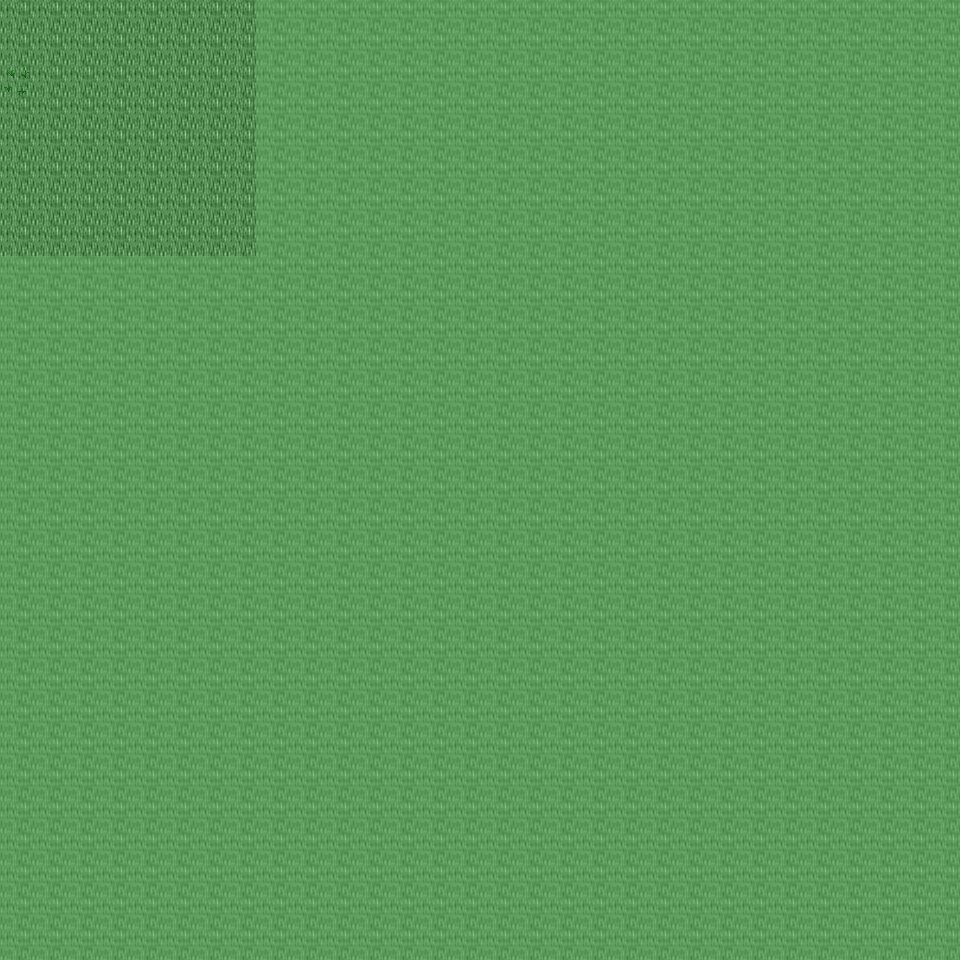

A level layout from a 2D game, rendered from its tile map. Below: a short description, then the map file with tile-grid data replaced by summaries:
An orthogonal 30x30 tile map with 32x32 px tiles, 6 tile layers (Ground, Object, Object2, Above, ...), 39 tilesets and 2 objects (2x mapchange).

<map version="1.0" orientation="orthogonal" renderorder="right-down" width="30" height="30" tilewidth="32" tileheight="32" nextobjectid="3">
  <tileset firstgid="1" name="tileset_ground_ground" tilewidth="32" tileheight="32" tilecount="33" columns="3">
    <image source="../drawable/tileset_ground_ground.png" width="96" height="352" />
  </tileset>
  <tileset firstgid="34" name="tileset_ground_ridge_earth_dark" tilewidth="32" tileheight="32" tilecount="96" columns="12">
    <image source="../drawable/tileset_ground_ridge_earth_dark.png" width="384" height="256" />
  </tileset>
  <tileset firstgid="130" name="tileset_plant_grasses" tilewidth="32" tileheight="32" tilecount="6" columns="3">
    <image source="../drawable/tileset_plant_grasses.png" width="96" height="64" />
  </tileset>
  <tileset firstgid="136" name="tileset_ground_ladder_vertical_dark" tilewidth="32" tileheight="32" tilecount="3" columns="3">
    <image source="../drawable/tileset_ground_ladder_vertical_dark.png" width="96" height="32" />
  </tileset>
  <tileset firstgid="139" name="tileset_logic_collision" tilewidth="32" tileheight="32" tilecount="1" columns="1">
    <image source="../drawable/tileset_logic_collision.png" width="32" height="32" />
  </tileset>
  <tileset firstgid="140" name="tileset_ground_grass_corners" tilewidth="32" tileheight="32" tilecount="24" columns="6">
    <image source="../drawable/tileset_ground_grass_corners.png" width="192" height="128" />
  </tileset>
  <tileset firstgid="164" name="tileset_ground_earth_edges" tilewidth="32" tileheight="32" tilecount="18" columns="6">
    <image source="../drawable/tileset_ground_earth_edges.png" width="192" height="96" />
  </tileset>
  <tileset firstgid="182" name="tileset_plant_bush_bushes" tilewidth="32" tileheight="32" tilecount="10" columns="5">
    <image source="../drawable/tileset_plant_bush_bushes.png" width="160" height="64" />
  </tileset>
  <tileset firstgid="192" name="tileset_plant_tree_tree_darkgreen" tilewidth="32" tileheight="32" tilecount="88" columns="8">
    <image source="../drawable/tileset_plant_tree_tree_darkgreen.png" width="256" height="352" />
  </tileset>
  <tileset firstgid="280" name="tileset_ground_rock_pebbles" tilewidth="32" tileheight="32" tilecount="3" columns="1">
    <image source="../drawable/tileset_ground_rock_pebbles.png" width="32" height="96" />
  </tileset>
  <tileset firstgid="283" name="tileset_furniture_sink_jacuzzi_dark_side_on" tilewidth="32" tileheight="32" tilecount="36" columns="3">
    <image source="../drawable/tileset_furniture_sink_jacuzzi_dark_side_on.png" width="96" height="384" />
  </tileset>
  <tileset firstgid="319" name="tileset_furniture_chair_bench_iron_extensible" tilewidth="32" tileheight="32" tilecount="16" columns="4">
    <image source="../drawable/tileset_furniture_chair_bench_iron_extensible.png" width="128" height="128" />
  </tileset>
  <tileset firstgid="335" name="tileset_plant_flower_daisy_blue" tilewidth="32" tileheight="32" tilecount="8" columns="2">
    <image source="../drawable/tileset_plant_flower_daisy_blue.png" width="64" height="128" />
  </tileset>
  <tileset firstgid="343" name="tileset_plant_flower_daisy_red" tilewidth="32" tileheight="32" tilecount="8" columns="2">
    <image source="../drawable/tileset_plant_flower_daisy_red.png" width="64" height="128" />
  </tileset>
  <tileset firstgid="351" name="tileset_plant_flower_daisy_white" tilewidth="32" tileheight="32" tilecount="8" columns="2">
    <image source="../drawable/tileset_plant_flower_daisy_white.png" width="64" height="128" />
  </tileset>
  <tileset firstgid="359" name="tileset_plant_flower_daisy_yellow" tilewidth="32" tileheight="32" tilecount="8" columns="2">
    <image source="../drawable/tileset_plant_flower_daisy_yellow.png" width="64" height="128" />
  </tileset>
  <tileset firstgid="367" name="tileset_plant_bush_hedge" tilewidth="32" tileheight="32" tilecount="35" columns="5">
    <image source="../drawable/tileset_plant_bush_hedge.png" width="160" height="224" />
  </tileset>
  <tileset firstgid="402" name="tileset_plant_tree_evergreen" tilewidth="32" tileheight="32" tilecount="36" columns="3">
    <image source="../drawable/tileset_plant_tree_evergreen.png" width="96" height="384" />
  </tileset>
  <tileset firstgid="438" name="tileset_furniture_light_iron_lamp" tilewidth="32" tileheight="32" tilecount="3" columns="1">
    <image source="../drawable/tileset_furniture_light_iron_lamp.png" width="32" height="96" />
  </tileset>
  <tileset firstgid="441" name="tileset_furniture_light_flames" tilewidth="32" tileheight="32" tilecount="6" columns="6">
    <image source="../drawable/tileset_furniture_light_flames.png" width="192" height="32" />
  </tileset>
  <tileset firstgid="447" name="tileset_item_statue_girl_with_bird" tilewidth="32" tileheight="32" tilecount="12" columns="4">
    <image source="../drawable/tileset_item_statue_girl_with_bird.png" width="128" height="96" />
  </tileset>
  <tileset firstgid="459" name="tileset_object_birds" tilewidth="32" tileheight="32" tilecount="4" columns="2">
    <image source="../drawable/tileset_object_birds.png" width="64" height="64" />
  </tileset>
  <tileset firstgid="463" name="tileset_plant_tree_spruce" tilewidth="32" tileheight="32" tilecount="6" columns="2">
    <image source="../drawable/tileset_plant_tree_spruce.png" width="64" height="96" />
  </tileset>
  <tileset firstgid="469" name="tileset_plant_tree_taller_trees" tilewidth="32" tileheight="32" tilecount="32" columns="8">
    <image source="../drawable/tileset_plant_tree_taller_trees.png" width="256" height="128" />
  </tileset>
  <tileset firstgid="501" name="tileset_plant_stump_hollow_logs" tilewidth="32" tileheight="32" tilecount="6" columns="3">
    <image source="../drawable/tileset_plant_stump_hollow_logs.png" width="96" height="64" />
  </tileset>
  <tileset firstgid="507" name="tileset_plant_stump_small_stump" tilewidth="32" tileheight="32" tilecount="4" columns="2">
    <image source="../drawable/tileset_plant_stump_small_stump.png" width="64" height="64" />
  </tileset>
  <tileset firstgid="511" name="tileset_ground_grass_2" tilewidth="32" tileheight="32" tilecount="21" columns="3">
    <image source="../drawable/tileset_ground_grass_2.png" width="96" height="224" />
  </tileset>
  <tileset firstgid="532" name="tileset_ground_water_waterfall" tilewidth="32" tileheight="32" tilecount="120" columns="8">
    <image source="../drawable/tileset_ground_water_waterfall.png" width="256" height="480" />
  </tileset>
  <tileset firstgid="652" name="tileset_ground_water_pool_corners" tilewidth="32" tileheight="32" tilecount="72" columns="3">
    <image source="../drawable/tileset_ground_water_pool_corners.png" width="96" height="768" />
  </tileset>
  <tileset firstgid="724" name="tileset_ground_water_pool" tilewidth="32" tileheight="32" tilecount="72" columns="3">
    <image source="../drawable/tileset_ground_water_pool.png" width="96" height="768" />
  </tileset>
  <tileset firstgid="796" name="tileset_plant_vine" tilewidth="32" tileheight="32" tilecount="3" columns="1">
    <image source="../drawable/tileset_plant_vine.png" width="32" height="96" />
  </tileset>
  <tileset firstgid="799" name="tileset_ground_dry_grass" tilewidth="32" tileheight="32" tilecount="54" columns="9">
    <image source="../drawable/tileset_ground_dry_grass.png" width="288" height="192" />
  </tileset>
  <tileset firstgid="853" name="tileset_building_chimney_smoke" tilewidth="32" tileheight="32" tilecount="40" columns="4">
    <image source="../drawable/tileset_building_chimney_smoke.png" width="128" height="320" />
  </tileset>
  <tileset firstgid="893" name="tileset_building_huts" tilewidth="32" tileheight="32" tilecount="338" columns="26">
    <image source="../drawable/tileset_building_huts.png" width="832" height="416" />
  </tileset>
  <tileset firstgid="1231" name="tileset_plant_bush_leafy" tilewidth="32" tileheight="32" tilecount="48" columns="8">
    <image source="../drawable/tileset_plant_bush_leafy.png" width="256" height="192" />
  </tileset>
  <tileset firstgid="1279" name="tileset_plant_bush_berried" tilewidth="32" tileheight="32" tilecount="60" columns="5">
    <image source="../drawable/tileset_plant_bush_berried.png" width="160" height="384" />
  </tileset>
  <tileset firstgid="1339" name="tileset_plant_bush_flowering" tilewidth="32" tileheight="32" tilecount="72" columns="8">
    <image source="../drawable/tileset_plant_bush_flowering.png" width="256" height="288" />
  </tileset>
  <tileset firstgid="1411" name="tileset_plant_bushes_and_trees" tilewidth="32" tileheight="32" tilecount="144" columns="16">
    <image source="../drawable/tileset_plant_bushes_and_trees.png" width="512" height="289" />
  </tileset>
  <tileset firstgid="1555" name="tileset_plant_bush_bush_pinks" tilewidth="32" tileheight="32" tilecount="4" columns="2">
    <image source="../drawable/tileset_plant_bush_bush_pinks.png" width="64" height="64" />
  </tileset>
  <layer name="Ground" width="30" height="30">
    <data>[900 cells, 218 non-empty, 3 distinct tile ids]</data>
  </layer>
  <layer name="Object" width="30" height="30">
    <data>[900 cells, 34 non-empty, 12 distinct tile ids]</data>
  </layer>
  <layer name="Object2" width="30" height="30">
    <data>[900 cells, 0 non-empty, 0 distinct tile ids]</data>
  </layer>
  <layer name="Above" width="30" height="30">
    <data>[900 cells, 0 non-empty, 0 distinct tile ids]</data>
  </layer>
  <layer name="Above2" width="30" height="30">
    <data>[900 cells, 0 non-empty, 0 distinct tile ids]</data>
  </layer>
  <layer name="Walkable" width="30" height="30">
    <data>[900 cells, 836 non-empty, 1 distinct tile ids]</data>
  </layer>
  <objectgroup name="MapEvents">
    <object id="1" name="north" type="mapchange" x="0" y="0" width="256" height="32">
      <properties>
        <property name="map" value="0_ados_mountain_n2_w2_x3_y3" />
        <property name="place" value="south" />
      </properties>
    </object>
    <object id="2" name="west" type="mapchange" x="0" y="0" width="32" height="256">
      <properties>
        <property name="map" value="0_ados_mountain_n2_w2_x2_y4" />
        <property name="place" value="east" />
      </properties>
    </object>
  </objectgroup>
</map>
